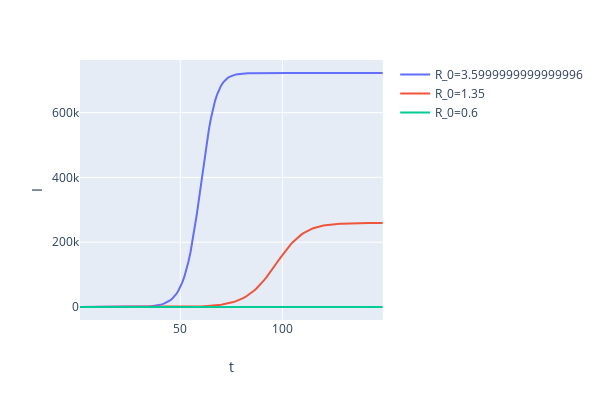

The cell this chart's notebook holds for it:
### Code cell
px.line(df,x='t',y='I',color='R_0', height=400,width=600)

### Figure 1 — Plotly figure (JSON) as saved in the notebook; plotly's stock layout.template omitted (floating-point values rounded to 4 significant figures; data arrays with more than 128 entries replaced by an {"elided": "..."} marker saying what was removed)
{"data": [{"hoverlabel": {"namelength": 0}, "hovertemplate": "R_0=3.5999999999999996<br>t=%{x}<br>I=%{y}", "legendgroup": "R_0=3.5999999999999996", "line": {"color": "#636efa", "dash": "solid"}, "mode": "lines", "name": "R_0=3.5999999999999996", "showlegend": true, "type": "scatter", "x": {"elided": "149 int values"}, "xaxis": "x", "y": {"elided": "149 float values"}, "yaxis": "y"}, {"hoverlabel": {"namelength": 0}, "hovertemplate": "R_0=1.35<br>t=%{x}<br>I=%{y}", "legendgroup": "R_0=1.35", "line": {"color": "#EF553B", "dash": "solid"}, "mode": "lines", "name": "R_0=1.35", "showlegend": true, "type": "scatter", "x": {"elided": "149 int values"}, "xaxis": "x", "y": {"elided": "149 float values"}, "yaxis": "y"}, {"hoverlabel": {"namelength": 0}, "hovertemplate": "R_0=0.6<br>t=%{x}<br>I=%{y}", "legendgroup": "R_0=0.6", "line": {"color": "#00cc96", "dash": "solid"}, "mode": "lines", "name": "R_0=0.6", "showlegend": true, "type": "scatter", "x": {"elided": "149 int values"}, "xaxis": "x", "y": {"elided": "149 float values"}, "yaxis": "y"}], "layout": {"height": 400, "legend": {"tracegroupgap": 0}, "margin": {"t": 60}, "width": 600, "xaxis": {"anchor": "y", "autorange": true, "domain": [0, 0.98], "range": [1, 149], "title": {"text": "t"}, "type": "linear"}, "yaxis": {"anchor": "x", "autorange": true, "domain": [0, 1], "range": [-40120.0, 762300.0], "title": {"text": "I"}, "type": "linear"}}}
